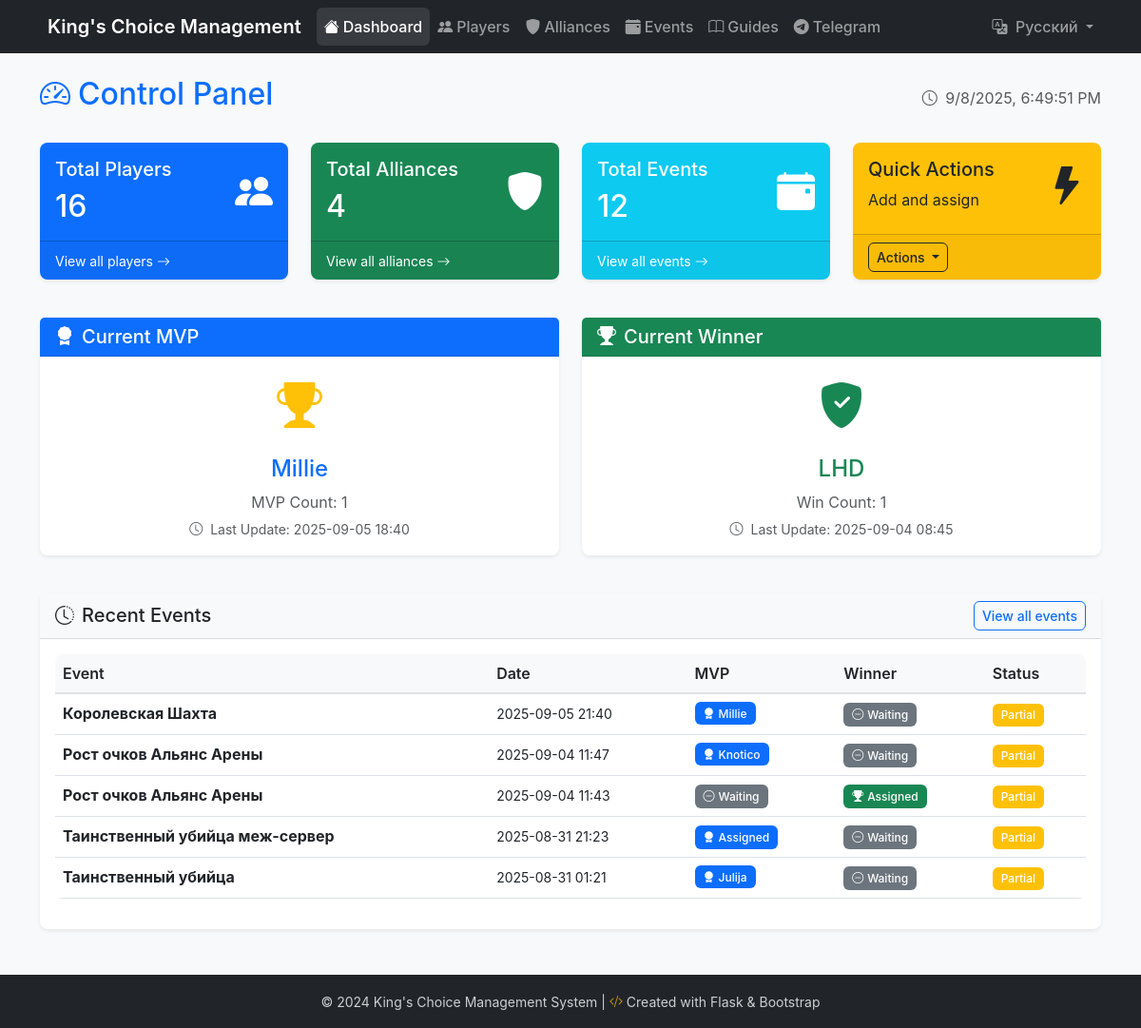
The page / on the database its author committed.
### models.py (models this page shows, shortened)
class Player(db.Model):
    __tablename__ = 'players'
    id = db.Column(db.Integer, primary_key=True)
    name = db.Column(db.String(100), nullable=False, unique=True)
    is_current_mvp = db.Column(db.Boolean, default=False, nullable=False)
    is_excluded = db.Column(db.Boolean, default=False, nullable=False)
    mvp_count = db.Column(db.Integer, default=0, nullable=False)
    created_at = db.Column(db.DateTime, default=datetime.utcnow)
    updated_at = db.Column(db.DateTime, default=datetime.utcnow, onupdate=datetime.utcnow)
    mvp_assignments = db.relationship('MVPAssignment', backref='player', lazy=True, cascade='all, delete-orphan')

class Alliance(db.Model):
    __tablename__ = 'alliances'
    id = db.Column(db.Integer, primary_key=True)
    name = db.Column(db.String(100), nullable=False, unique=True)
    is_current_winner = db.Column(db.Boolean, default=False, nullable=False)
    win_count = db.Column(db.Integer, default=0, nullable=False)
    created_at = db.Column(db.DateTime, default=datetime.utcnow)
    updated_at = db.Column(db.DateTime, default=datetime.utcnow, onupdate=datetime.utcnow)
    winner_assignments = db.relationship('WinnerAssignment', backref='alliance', lazy=True, cascade='all, delete-orphan')

class Event(db.Model):
    __tablename__ = 'events'
    id = db.Column(db.Integer, primary_key=True)
    name = db.Column(db.String(200), nullable=False)
    description = db.Column(db.Text)
    event_date = db.Column(db.DateTime, default=datetime.utcnow, nullable=False)
    has_mvp = db.Column(db.Boolean, default=False, nullable=False)
    has_winner = db.Column(db.Boolean, default=False, nullable=False)
    created_at = db.Column(db.DateTime, default=datetime.utcnow)
    mvp_assignments = db.relationship('MVPAssignment', backref='event', lazy=True, cascade='all, delete-orphan')
    winner_assignments = db.relationship('WinnerAssignment', backref='event', lazy=True, cascade='all, delete-orphan')

### routes/main_routes.py (the view)
@bp.route('/')
def dashboard():
    try:
        current_mvp = Player.query.filter_by(is_current_mvp=True).first()
        current_winner = Alliance.query.filter_by(is_current_winner=True).first()
        recent_events = []
        events = Event.query.order_by(Event.event_date.desc()).limit(10).all()
        for event in events:
            mvp_assignments = MVPAssignment.query.filter_by(event_id=event.id).order_by(MVPAssignment.assigned_at.desc()).all()
            event.mvp_assignments = mvp_assignments
            event.mvp_players = [assignment.player.name for assignment in mvp_assignments]
            event.mvp_count = len(mvp_assignments)
            recent_events.append(event)
        total_players = Player.query.count()
        total_alliances = Alliance.query.count()
        total_events = Event.query.count()
        return render_template('dashboard.html',
                             current_mvp=current_mvp,
                             current_winner=current_winner,
                             recent_events=recent_events,
                             total_players=total_players,
                             total_alliances=total_alliances,
                             total_events=total_events)
    except Exception as e:
        print(f"Error in dashboard route: {str(e)}")
        return render_template('dashboard.html',
                             error="Failed to load dashboard data")

### templates/dashboard.html (shortened to what this page needs)
{% extends "base.html" %}
{% block content %}
<div class="row">
    <div class="col-12">
        <div class="d-flex justify-content-between align-items-center mb-4">
            <h1 class="h2 text-primary">
                <i class="bi bi-speedometer2 me-2"></i>{{ _("Control Panel") }}
            </h1>
            <div class="text-muted">
                <i class="bi bi-clock me-1"></i>
                <span id="current-time"></span>
            </div>
        </div>
    </div>
</div>
<div class="row mb-4">
    <div class="col-md-3 mb-3">
        <div class="card bg-primary text-white h-100">
            <div class="card-body">
                <div class="d-flex justify-content-between">
                    <div>
                        <h5 class="card-title">{{ _("Total Players") }}</h5>
                        <h2 class="mb-0">{{ total_players }}</h2>
                    </div>
                    <div class="align-self-center">
                        <i class="bi bi-people-fill fs-1"></i>
                    </div>
                </div>
            </div>
            <div class="card-footer">
                <a href="{{ url_for('players.list_players') }}" class="text-white text-decoration-none">
                    <small>{{ _("View all players") }} <i class="bi bi-arrow-right"></i></small>
                </a>
            </div>
        </div>
    </div>
    <div class="col-md-3 mb-3">
        <div class="card bg-success text-white h-100">
            <div class="card-body">
                <div class="d-flex justify-content-between">
                    <div>
                        <h5 class="card-title">{{ _("Total Alliances") }}</h5>
                        <h2 class="mb-0">{{ total_alliances }}</h2>
                    </div>
                    <div class="align-self-center">
                        <i class="bi bi-shield-fill fs-1"></i>
                    </div>
                </div>
            </div>
            <div class="card-footer">
                <a href="{{ url_for('alliances.list_alliances') }}" class="text-white text-decoration-none">
                    <small>{{ _("View all alliances") }} <i class="bi bi-arrow-right"></i></small>
                </a>
            </div>
        </div>
    </div>
    <div class="col-md-3 mb-3">
        <div class="card bg-info text-white h-100">
            <div class="card-body">
                <div class="d-flex justify-content-between">
                    <div>
                        <h5 class="card-title">{{ _("Total Events") }}</h5>
                        <h2 class="mb-0">{{ total_events }}</h2>
                    </div>
                    <div class="align-self-center">
                        <i class="bi bi-calendar-event-fill fs-1"></i>
                    </div>
                </div>
            </div>
            <div class="card-footer">
                <a href="{{ url_for('events.list_events') }}" class="text-white text-decoration-none">
                    <small>{{ _("View all events") }} <i class="bi bi-arrow-right"></i></small>
                </a>
            </div>
        </div>
    </div>
    <div class="col-md-3 mb-3">
        <div class="card bg-warning text-dark h-100">
            <div class="card-body">
                <div class="d-flex justify-content-between">
                    <div>
                        <h5 class="card-title">{{ _("Quick Actions") }}</h5>
                        <p class="mb-0">{{ _("Add and assign") }}</p>
                    </div>
                    <div class="align-self-center">
                        <i class="bi bi-lightning-fill fs-1"></i>
                    </div>
                </div>
            </div>
            <div class="card-footer">
                <div class="dropdown">
                    <button class="btn btn-outline-dark btn-sm dropdown-toggle" type="button" data-bs-toggle="dropdown">
                        {{ _("Actions") }}
                    </button>
                </div>
            </div>
        </div>
    </div>
</div>
<div class="row mb-4">
    <div class="col-md-6 mb-3">
        <div class="card h-100">
            <div class="card-header bg-primary text-white">
                <h5 class="card-title mb-0">
                    <i class="bi bi-award-fill me-2"></i>{{ _("Current MVP") }}
                </h5>
            </div>
            <div class="card-body">
                {% if current_mvp %}
                    <div class="text-center">
                        <div class="mb-3">
                            <i class="bi bi-trophy-fill text-warning" style="font-size: 3rem;"></i>
                        </div>
                        <h4 class="text-primary">{{ current_mvp.name }}</h4>
                        <p class="text-muted mb-1">{{ _("MVP Count") }}: {{ current_mvp.mvp_count }}</p>
                        <small class="text-muted">
                            <i class="bi bi-clock me-1"></i>
                            {{ _("Last Update") }}: {{ current_mvp.updated_at.strftime('%Y-%m-%d %H:%M') if current_mvp.updated_at }}
                        </small>
                    </div>
                {% endif %}
            </div>
        </div>
    </div>
    <div class="col-md-6 mb-3">
        <div class="card h-100">
            <div class="card-header bg-success text-white">
                <h5 class="card-title mb-0">
                    <i class="bi bi-trophy-fill me-2"></i>{{ _("Current Winner") }}
                </h5>
            </div>
            <div class="card-body">
                {% if current_winner %}
                    <div class="text-center">
                        <div class="mb-3">
                            <i class="bi bi-shield-fill-check text-success" style="font-size: 3rem;"></i>
                        </div>
                        <h4 class="text-success">{{ current_winner.name }}</h4>
                        <p class="text-muted mb-1">{{ _("Win Count") }}: {{ current_winner.win_count }}</p>
                        <small class="text-muted">
                            <i class="bi bi-clock me-1"></i>
                            {{ _("Last Update") }}: {{ current_winner.updated_at.strftime('%Y-%m-%d %H:%M') if current_winner.updated_at }}
                        </small>
                    </div>
                {% endif %}
            </div>
        </div>
    </div>
</div>
<div class="row">
    <div class="col-12">
        <div class="card">
            <div class="card-header">
                <div class="d-flex justify-content-between align-items-center">
                    <h5 class="card-title mb-0">
                        <i class="bi bi-clock-history me-2"></i>{{ _("Recent Events") }}
                    </h5>
                    <a href="{{ url_for('events.list_events') }}" class="btn btn-outline-primary btn-sm">
                        {{ _("View all events") }}
                    </a>
                </div>
            </div>
            <div class="card-body">
                {% if recent_events %}
                    <div class="table-responsive">
                        <table class="table table-hover">
                            <thead>
                                <tr>
                                    <th>{{ _("Event") }}</th>
                                    <th>{{ _("Date") }}</th>
                                    <th>MVP</th>
                                    <th>{{ _("Winner") }}</th>
                                    <th>{{ _("Status") }}</th>
                                </tr>
                            </thead>
                            <tbody>
                                {% for event in recent_events[:5] %}
                                <tr>
                                    <td>
                                        <strong>{{ event.name }}</strong>
                                    </td>
                                    <td>
                                        <small>{{ event.event_date.strftime('%Y-%m-%d %H:%M') if event.event_date }}</small>
                                    </td>
                                    <td>
                                        {% if event.has_mvp %}
                                            {% if event.mvp_players %}
                                                <div class="d-flex flex-wrap gap-1">
                                                    {% for mvp_name in event.mvp_players %}
                                                        <span class="badge bg-primary">
                                                            <i class="bi bi-award-fill me-1"></i>{{ mvp_name }}
                                                        </span>
                                                    {% endfor %}
                                                </div>
                                            {% else %}
                                                <span class="badge bg-primary">
                                                    <i class="bi bi-award-fill me-1"></i>{{ _("Assigned") }}
                                                </span>
                                            {% endif %}
                                        {% else %}
                                            <span class="badge bg-secondary">
                                                <i class="bi bi-dash-circle me-1"></i>{{ _("Waiting") }}
                                            </span>
                                        {% endif %}
                                    </td>
                                    <td>
                                        {% if event.has_winner %}
                                            <span class="badge bg-success">
                                                <i class="bi bi-trophy-fill me-1"></i>{{ _("Assigned") }}
                                            </span>
                                        {% else %}
                                            <span class="badge bg-secondary">
                                                <i class="bi bi-dash-circle me-1"></i>{{ _("Waiting") }}
                                            </span>
                                        {% endif %}
                                    </td>
                                    <td>
                                        {% if event.has_mvp and event.has_winner %}
                                            <span class="badge bg-success">{{ _("Completed") }}</span>
                                        {% elif event.has_mvp or event.has_winner %}
                                            <span class="badge bg-warning">{{ _("Partial") }}</span>
                                        {% else %}
                                            <span class="badge bg-danger">{{ _("Incomplete") }}</span>
                                        {% endif %}
                                    </td>
                                </tr>
                                {% endfor %}
                            </tbody>
                        </table>
                    </div>
                {% endif %}
            </div>
        </div>
    </div>
</div>
{% endblock %}

### rows shown on the page
Player: name "Millie", mvp_count "1", updated_at "2025-09-05 18:40"
Alliance: name "LHD", win_count "1", updated_at "2025-09-04 08:45"
Event: name "Королевская Шахта", event_date "2025-09-05 21:40"
Event: name "Рост очков Альянс Арены", event_date "2025-09-04 11:47"
Player: name "Knotico"
Event: name "Рост очков Альянс Арены", event_date "2025-09-04 11:43"
Event: name "Таинственный убийца меж-сервер", event_date "2025-08-31 21:23"
Event: name "Таинственный убийца", event_date "2025-08-31 01:21"
Player: name "Julija"

### other values the page prints
{{ total_players }} "16"
{{ total_alliances }} "4"
{{ total_events }} "12"
